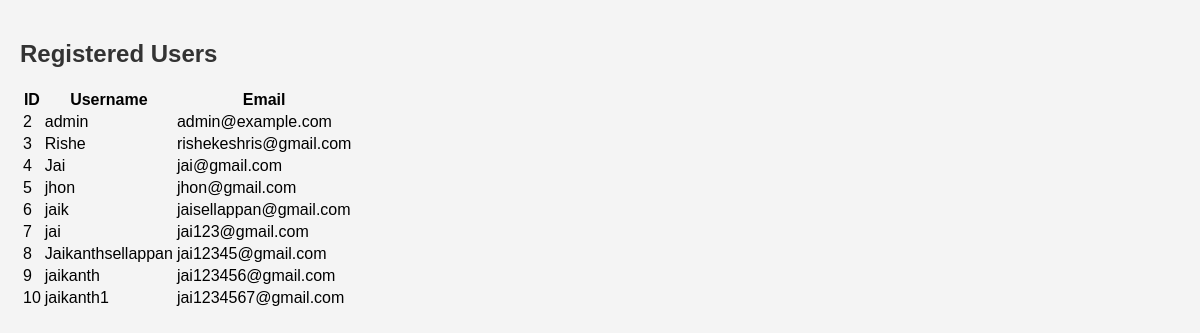
Screenshot of /users (signed in) with the database file from the repository.
### app.py (models this page shows)
class User(db.Model, UserMixin):
    id = db.Column(db.Integer, primary_key=True)
    username = db.Column(db.String(150), unique=True, nullable=False)
    email = db.Column(db.String(150), unique=True, nullable=False)
    password = db.Column(db.String(200), nullable=False)
    role = db.Column(db.String(50), nullable=False, default='user')
    def is_admin(self):
        return self.role == 'admin'

### app.py (the view)
@app.route('/users')
@login_required
def users():
    if not current_user.is_admin():
        flash('You do not have access to this page.', 'danger')
        return redirect(url_for('home'))
    all_users = User.query.all()
    return render_template('users.html', users=all_users)

### app.py (called while the page is built)
@login_manager.user_loader
def load_user(user_id):
    return User.query.get(int(user_id))

### templates/users.html (shortened to what this page needs)
<!DOCTYPE html>
<html lang="en">
<head>
    <link rel="stylesheet" href="{{ url_for('static', filename='styles.css') }}">
</head>
<body>
    <div class="container">
        <h2>Registered Users</h2>
        <table>
            <thead>
                <tr>
                    <th>ID</th>
                    <th>Username</th>
                    <th>Email</th>
                </tr>
            </thead>
            <tbody>
                {% for user in users %}
                <tr>
                    <td>{{ user.id }}</td>
                    <td>{{ user.username }}</td>
                    <td>{{ user.email }}</td>
                </tr>
                {% endfor %}
            </tbody>
        </table>
    </div>
</body>
</html>

### static/styles.css (style rules this page uses)
body { font-family: Arial, sans-serif; margin: 0; padding: 0; background-color: #f4f4f4; }
.container { padding: 20px; }
h2 { color: #333; }

### rows the page displays
User: id "2", username "admin", email "admin@example.com"
User: id "3", username "Rishe", email "rishekeshris@gmail.com"
User: id "4", username "Jai", email "jai@gmail.com"
User: id "5", username "jhon", email "jhon@gmail.com"
User: id "6", username "jaik", email "jaisellappan@gmail.com"
User: id "7", username "jai", email "jai123@gmail.com"
User: id "8", username "Jaikanthsellappan", email "jai12345@gmail.com"
User: id "9", username "jaikanth", email "jai123456@gmail.com"
User: id "10", username "jaikanth1", email "jai1234567@gmail.com"
